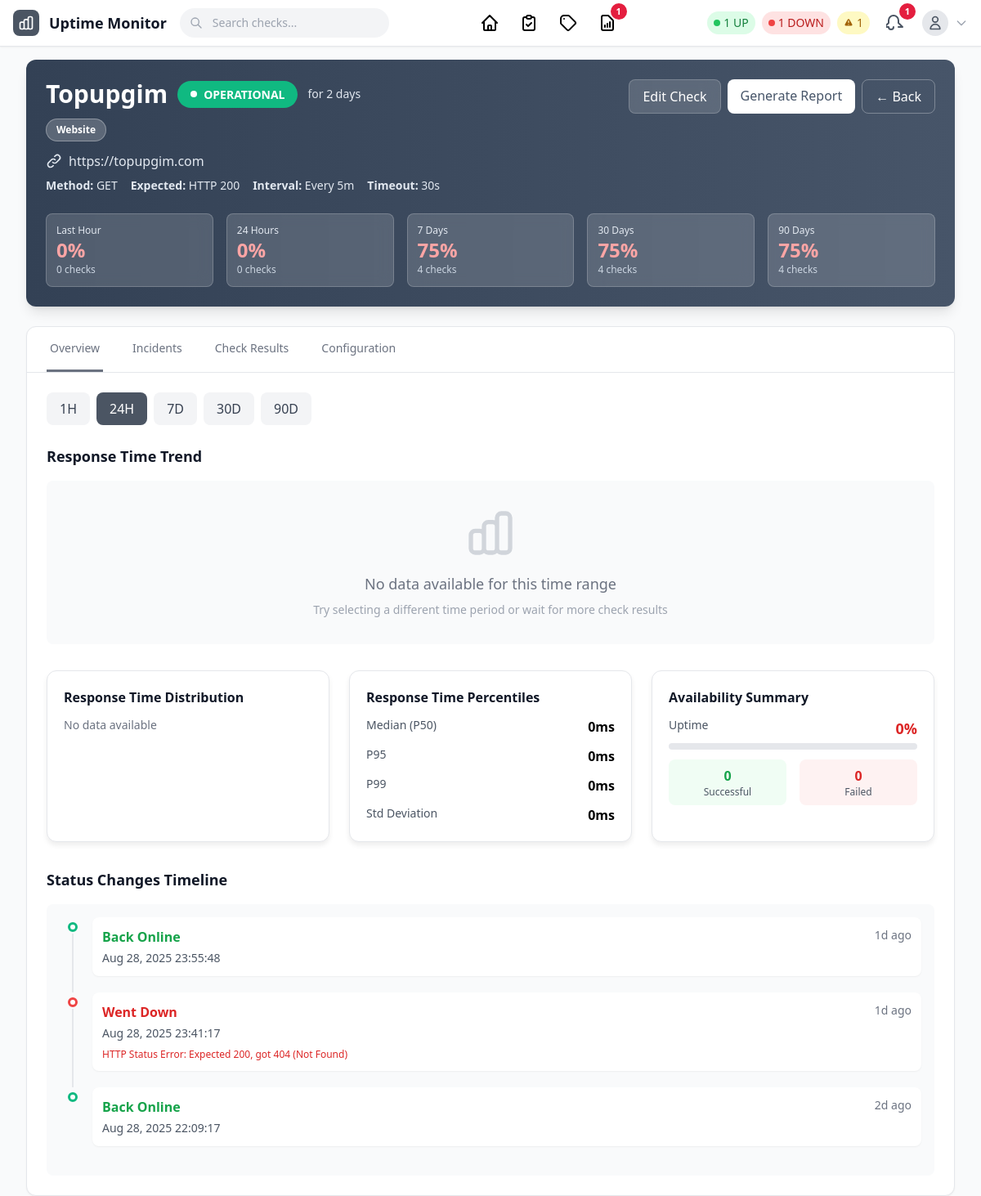
/check.php?id=6 (signed in), run on the app's committed database.
### tables this page shows
CREATE TABLE `checks` (
  `id` int(11) NOT NULL,
  `name` varchar(255) NOT NULL,
  `category_id` int(11) DEFAULT NULL,
  `url` text NOT NULL,
  `method` enum('GET','POST') DEFAULT 'GET',
  `request_body` text DEFAULT NULL,
  `request_headers` text DEFAULT NULL,
  `expected_status` int(11) DEFAULT 200,
  `expected_headers` text DEFAULT NULL,
  `expected_body` text DEFAULT NULL,
  `interval_seconds` int(11) NOT NULL,
  `timeout_seconds` int(11) DEFAULT 30,
  `max_redirects` int(11) DEFAULT 5,
  `alert_emails` text DEFAULT NULL,
  `enabled` tinyint(1) DEFAULT 1,
  `keep_response_data` tinyint(1) DEFAULT 0,
  `last_state` enum('UP','DOWN') DEFAULT NULL,
  `created_at` timestamp NOT NULL DEFAULT current_timestamp(),
  `updated_at` timestamp NOT NULL DEFAULT current_timestamp() ON UPDATE current_timestamp(),
  `next_run_at` datetime NOT NULL
);

CREATE TABLE `check_results` (
  `id` int(11) NOT NULL,
  `check_id` int(11) NOT NULL,
  `started_at` datetime NOT NULL,
  `ended_at` datetime NOT NULL,
  `duration_ms` int(11) NOT NULL,
  `http_status` int(11) NOT NULL,
  `response_headers` text DEFAULT NULL,
  `body_sample` text DEFAULT NULL,
  `is_up` tinyint(1) NOT NULL,
  `error_message` text DEFAULT NULL
);

CREATE TABLE `categories` (
  `id` int(11) NOT NULL,
  `name` varchar(50) NOT NULL,
  `color` varchar(7) DEFAULT '#6B7280',
  `icon` varchar(50) DEFAULT 'folder',
  `description` text DEFAULT NULL,
  `checks_count` int(11) DEFAULT 0,
  `created_at` timestamp NOT NULL DEFAULT current_timestamp(),
  `updated_at` timestamp NOT NULL DEFAULT current_timestamp() ON UPDATE current_timestamp()
);

### check.php (the view, shortened to what the rows shown need)
<?php
require_once 'bootstrap.php';
$checkId = isset($_GET['id']) ? (int)$_GET['id'] : 0;
$viewTab = $_GET['tab'] ?? 'overview';
$check = $db->fetchOne("SELECT * FROM checks WHERE id = ?", [$checkId]);
$checkCategories = $db->fetchAll("
    SELECT cat.*
    FROM check_categories cc
    JOIN categories cat ON cc.category_id = cat.id
    WHERE cc.check_id = ?
    ORDER BY cat.name
", [$checkId]);
$results = $db->fetchAll("
    SELECT * FROM check_results
    WHERE check_id = ?
    ORDER BY started_at DESC
    LIMIT 100
", [$checkId]);
$statusChanges = $db->fetchAll("
    SELECT * FROM check_results
    WHERE check_id = ?
    ORDER BY started_at DESC
    LIMIT 50
", [$checkId]);
$statusTimeline = [];
$prevStatus = null;
foreach ($statusChanges as $index => $change) {
    if ($index === 0 || $change['is_up'] != $prevStatus) {
        $statusTimeline[] = $change;
        $prevStatus = $change['is_up'];
    }
}
$currentStatusDuration = '';
if (!empty($results)) {
    $lastStatusChange = $db->fetchOne("
        SELECT started_at
        FROM check_results
        WHERE check_id = ? AND is_up != ?
        ORDER BY started_at DESC
        LIMIT 1
    ", [$checkId, $results[0]['is_up']]);
    if ($lastStatusChange) {
        $duration = time() - strtotime($lastStatusChange['started_at']);
        $currentStatusDuration = $duration < 3600 ? round($duration / 60) . ' minutes' :
                                ($duration < 86400 ? round($duration / 3600) . ' hours' :
                                round($duration / 86400) . ' days');
    }
}
?>
<div class="space-y-6">
    <div class="bg-gradient-to-r from-slate-700 to-slate-600 rounded-xl p-6 text-white shadow-lg">
        <div class="flex justify-between items-start">
            <div class="flex-1">
                <div class="flex items-center gap-3 mb-3">
                    <h1 class="text-3xl font-bold"><?php echo htmlspecialchars($check['name']); ?></h1>
                    <?php if ($check['enabled']): ?>
                        <?php if ($check['last_state'] === 'UP'): ?>
                            <span class="status-badge status-up">
                                <span class="w-2 h-2 bg-white rounded-full mr-2 animate-pulse"></span>
                                OPERATIONAL
                            </span>
                        <?php else: ?>
                            <span class="status-badge" style="background: #6b7280;">
                                UNKNOWN
                            </span>
                        <?php endif; ?>
                        <?php if ($currentStatusDuration): ?>
                            <span class="text-slate-200 text-sm">for <?php echo $currentStatusDuration; ?></span>
                        <?php endif; ?>
                    <?php else: ?>
                        <span class="status-badge" style="background: rgba(255,255,255,0.2);">
                            DISABLED
                        </span>
                    <?php endif; ?>
                </div>
                <?php if (!empty($checkCategories)): ?>
                <div class="flex flex-wrap gap-2 mb-3">
                    <?php foreach ($checkCategories as $cat): ?>
                        <span class="category-pill" style="background: rgba(255,255,255,0.2); color: white; border-color: rgba(255,255,255,0.3);">
                            <?php echo htmlspecialchars($cat['name']); ?>
                        </span>
                    <?php endforeach; ?>
                </div>
                <?php endif; ?>
                <div class="flex items-center gap-2 text-slate-200 mb-2">
                    <svg class="w-5 h-5" fill="none" stroke="currentColor" viewBox="0 0 24 24">
                        <path stroke-linecap="round" stroke-linejoin="round" stroke-width="2" d="M13.828 10.172a4 4 0 00-5.656 0l-4 4a4 4 0 105.656 5.656l1.102-1.101m-.758-4.899a4 4 0 005.656 0l4-4a4 4 0 00-5.656-5.656l-1.1 1.1"></path>
                    </svg>
                    <a href="<?php echo htmlspecialchars($check['url']); ?>" target="_blank" class="hover:text-white transition-colors">
                        <?php echo htmlspecialchars($check['url']); ?>
                    </a>
                </div>
                <div class="flex flex-wrap gap-4 text-sm text-slate-200">
                    <span><strong>Method:</strong> <?php echo $check['method']; ?></span>
                    <span><strong>Expected:</strong> HTTP <?php echo $check['expected_status']; ?></span>
                    <span><strong>Interval:</strong> Every <?php echo $check['interval_seconds'] >= 3600 ?
                        ($check['interval_seconds'] / 3600) . 'h' :
                        ($check['interval_seconds'] / 60) . 'm'; ?></span>
                    <span><strong>Timeout:</strong> <?php echo $check['timeout_seconds']; ?>s</span>
                </div>
            </div>
        </div>
    </div>
    <div class="bg-white rounded-xl shadow-sm border border-gray-200">
        <div class="p-6">
            <?php if ($viewTab === 'overview'): ?>
                <div>
                    <div class="bg-gray-50 rounded-lg p-4 max-h-96 overflow-y-auto">
                        <?php if (empty($statusTimeline)): ?>
                            <p class="text-gray-500">No status changes recorded</p>
                        <?php else: ?>
                            <?php foreach ($statusTimeline as $change): ?>
                            <div class="timeline-item">
                                <div class="timeline-dot <?php echo $change['is_up'] ? 'up' : 'down'; ?>"></div>
                                <div class="bg-white rounded-lg p-3 shadow-sm">
                                    <div class="flex justify-between items-start">
                                        <div>
                                            <span class="font-semibold <?php echo $change['is_up'] ? 'text-green-600' : 'text-red-600'; ?>">
                                                <?php echo $change['is_up'] ? 'Back Online' : 'Went Down'; ?>
                                            </span>
                                            <p class="text-sm text-gray-600 mt-1">
                                                <?php echo date('M d, Y H:i:s', strtotime($change['started_at'])); ?>
                                            </p>
                                            <?php if (!$change['is_up'] && $change['error_message']): ?>
                                                <p class="text-xs text-red-600 mt-2">
                                                    <?php echo htmlspecialchars(substr($change['error_message'], 0, 100)); ?>
                                                </p>
                                            <?php endif; ?>
                                        </div>
                                        <span class="text-sm text-gray-500">
                                            <?php echo timeAgo($change['started_at']); ?>
                                        </span>
                                    </div>
                                </div>
                            </div>
                            <?php endforeach; ?>
                        <?php endif; ?>
                    </div>
                </div>
            <?php endif; ?>
        </div>
    </div>
</div>

### data on the page
checks: name "Topupgim", url "https://topupgim.com", method "GET", expected_status "200", $check['interval_seconds']/60 "5", timeout_seconds "30"
check_results: started_at "2 days", is_up 0 (drawn), started_at "Aug 28, 2025 23:41:17", error_message "HTTP Status Error: Expected 200, got 404 (Not Found)", started_at "1d ago"
categories: name "Website"
check_results: is_up 1 (drawn), started_at "Aug 28, 2025 23:55:48", started_at "1d ago"
check_results: is_up 1 (drawn), started_at "Aug 28, 2025 22:09:17", started_at "2d ago"

### other printed values
$stats['checks_up'] "1"
$stats['checks_down'] "1"
$stats['open_incidents'] "1"
$label "Last Hour"
$stats['uptime'] "0"
$stats['total_checks'] "0"
$label "24 Hours"
$label "7 Days"
$stats['uptime'] "75"
$stats['total_checks'] "4"
$label "30 Days"
$label "90 Days"
$range "1H"
$range "24H"
$range "7D"
